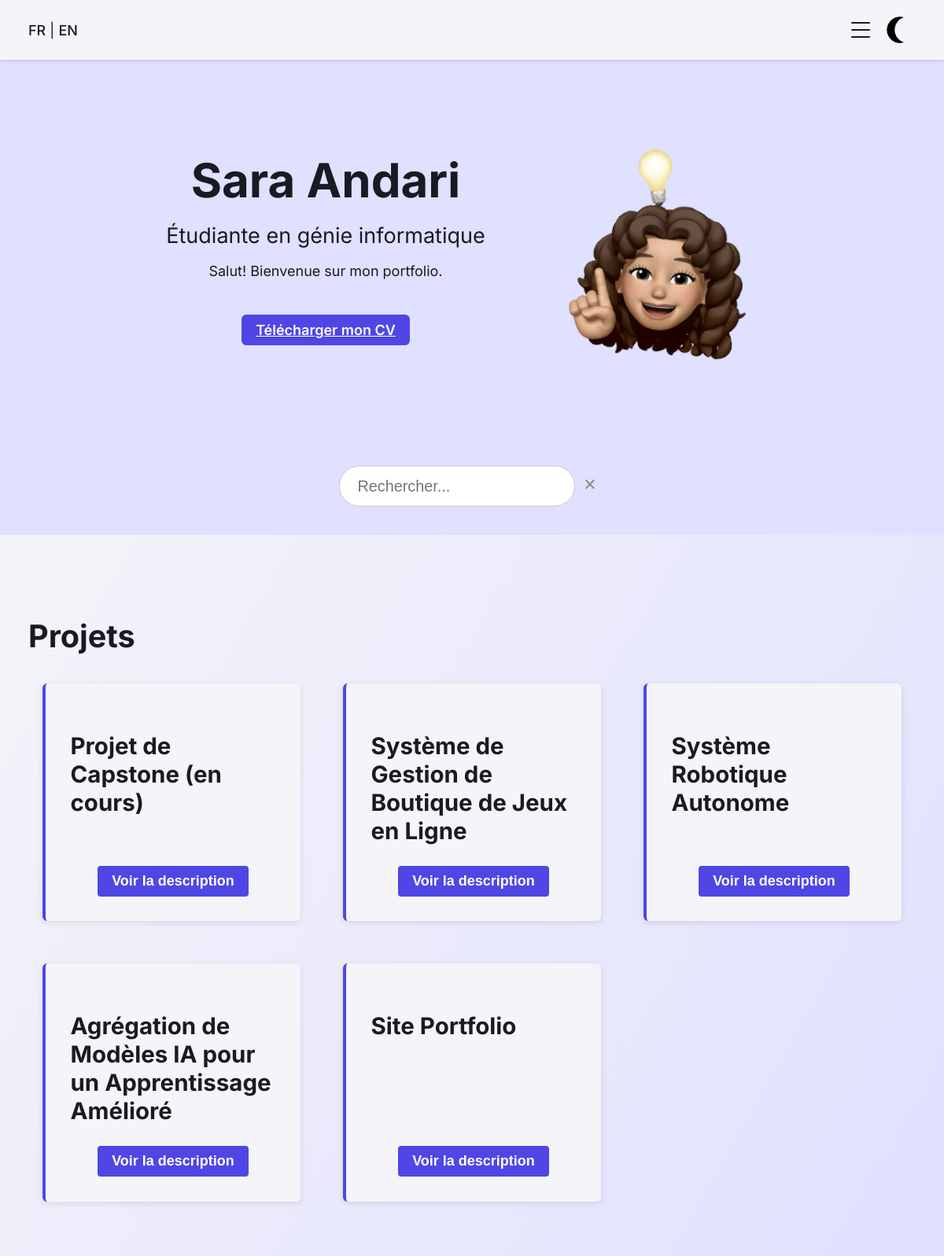
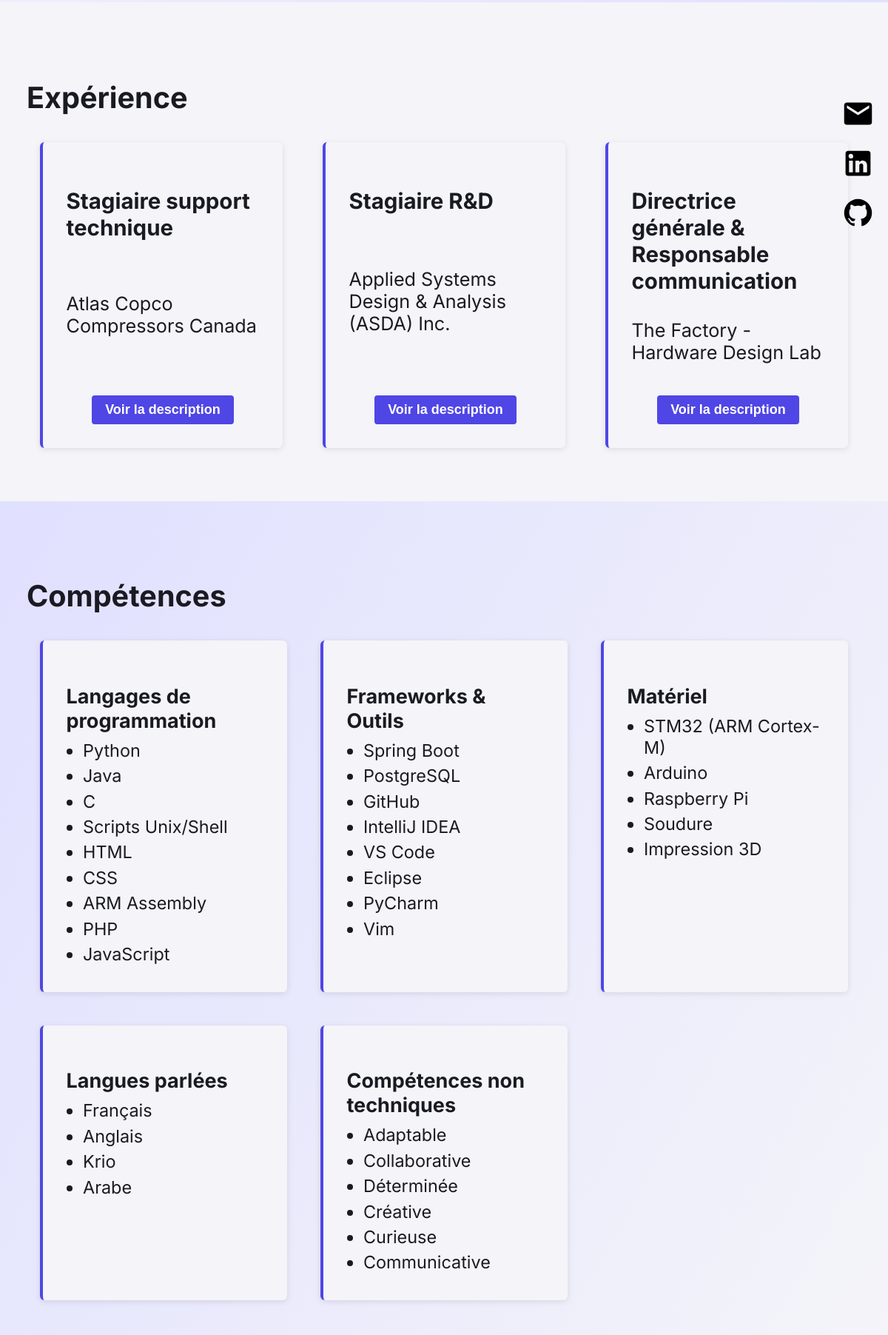
The page / (upper part) on the database its author committed (2 pictures, top to bottom).
### tables this page shows
CREATE TABLE projects (
        id INTEGER PRIMARY KEY AUTOINCREMENT,
        title_en TEXT NOT NULL,
        title_fr TEXT NOT NULL,
        description_en TEXT NOT NULL,
        description_fr TEXT NOT NULL,
        link TEXT NOT NULL
    );

### lang/trad.php (called while the page is built, shortened)
<?php
$lang = $_COOKIE['lang'] ?? 'fr';
$t = include __DIR__ . "/{$lang}.php";

### index.php (the view, shortened to what this page needs)
<?php
require_once __DIR__ . '/lang/trad.php';
$db           = Database::getInstance();
$allProjects  = $db
  ->query("SELECT * FROM projects ORDER BY id ASC")
  ->fetchAll(PDO::FETCH_ASSOC);
$search    = trim($_GET['q'] ?? '');
$projects  = $allProjects;
?><!DOCTYPE html>
<html lang="<?=htmlspecialchars($lang)?>">
<head>
  <link rel="stylesheet" href="assets/css/style.css">
</head>
<body>
  <?php include __DIR__ . '/includes/header.php'; ?>
  <div class="social-fixed">
    <a href="mailto:sara.andari@icloud.com" aria-label="Email">
      <img src="assets/icons/email.svg" class="icon" alt="">
    </a>
    <a href="https://www.linkedin.com/in/sara-andari" target="_blank" aria-label="LinkedIn">
      <img src="assets/icons/linkedin.svg" class="icon" alt="">
    </a>
    <a href="https://github.com/sara14and" target="_blank" aria-label="GitHub">
      <img src="assets/icons/github.svg" class="icon" alt="">
    </a>
  </div>
  <section id="hero" class="hero">
    <div class="hero-wrapper">
      <div class="hero-left">
        <h1><?= htmlspecialchars($t['welcome']) ?></h1>
        <p class="hero-subtitle"><?= htmlspecialchars($t['subtitle']) ?></p>
        <p><?= htmlspecialchars($t['hello']) ?></p>
        <a class="btn-cv hero-cv" href="SaraAndariCV2025.pdf" download>
          <?= htmlspecialchars($t['download_cv']) ?>
        </a>
      </div>
      <div class="hero-right">
        <img id="emojiFloat" src="assets/photos/memoji2.png" alt="<?= htmlspecialchars($t['welcome']) ?>">
      </div>
    </div>
  </section>
    <section id="search-bar">
    <form id="searchForm" method="GET" action="" aria-label="Global search">
      <input
        type="text"
        name="q"
        id="globalSearch"
        value="<?= htmlspecialchars($search) ?>"
        placeholder="<?= htmlspecialchars($t['search_placeholder'] ?? 'Search…') ?>"
        aria-describedby="matchInfo"
        autocomplete="off"
      >
      <button
        type="button"
        id="resetSearch"
        aria-label="<?= htmlspecialchars($t['reset_search'] ?? 'Reset search') ?>"
      >×</button>
    </form>
  </section>
  <section id="projects">
    <div class="section-wrapper">
      <h2><?= htmlspecialchars($t['nav']['projects']) ?></h2>
      <div class="projects-grid">
        <?php foreach ($projects as $p): ?>
          <div class="card" data-id="<?= $p['id'] ?>">
            <div class="card-content">
              <h3><?= htmlspecialchars($p["title_$lang"]) ?></h3>
              <button class="btn-view-desc" type="button">
                <?= htmlspecialchars($t['view_desc']) ?>
              </button>
            </div>
          </div>
        <?php endforeach; ?>
      </div>
    </div>
  </section>
  <section id="experience">
    <div class="section-wrapper">
      <h2><?=htmlspecialchars($t['nav']['experience'])?></h2>
      <div class="projects-grid">
        <?php foreach($t['experience_data'] as $key => $exp): ?>
          <div class="card" data-key="<?=htmlspecialchars($key)?>">
            <div class="card-content">
              <h3><?=htmlspecialchars($exp['role'])?></h3>
              <p><?=htmlspecialchars($exp['company'])?></p>
              <button class="btn-view-desc-exp" type="button">
                <?=htmlspecialchars($t['view_desc'])?>
              </button>
            </div>
          </div>
        <?php endforeach; ?>
      </div>
    </div>
  </section>
  <section id="skills">
    <div class="section-wrapper">
      <h2><?=htmlspecialchars($t['skills'])?></h2>
      <div class="projects-grid">
        <?php foreach($t['skills_data'] as $grp): ?>
          <div class="card">
            <div class="card-content">
              <h3><?=htmlspecialchars($grp['label'])?></h3>
              <ul>
                <?php foreach($grp['items'] as $it): ?>
                  <li><?=htmlspecialchars($it)?></li>
                <?php endforeach; ?>
              </ul>
            </div>
          </div>
        <?php endforeach; ?>
      </div>
    </div>
  </section>
</body>
</html>

### includes/header.php (shortened to what this page needs)
<header class="site-header">
  <div class="nav">
    <div class="lang-switch">
      <a href="lang.php?lang=fr">FR</a> |
      <a href="lang.php?lang=en">EN</a>
    </div>
    <div class="nav-right">
    <button id="menu-toggle" aria-label="Ouvrir le menu">
    <span class="bar"></span>
    <span class="bar"></span>
    <span class="bar"></span>
    </button>
      <button id="theme-toggle"
              aria-label="<?= htmlspecialchars($t['theme_dark_label']) ?>">
      </button>
    </div>
  </div>
</header>

### rows shown on the page
projects: title_fr "Projet de Capstone (en cours)"
projects: title_fr "Système de Gestion de Boutique de Jeux en Ligne"
projects: title_fr "Système Robotique Autonome"
projects: title_fr "Agrégation de Modèles IA pour un Apprentissage Amélioré"
projects: title_fr "Site Portfolio"

### other values the page prints
$t['welcome'] "Sara Andari"
$t['subtitle'] "Étudiante en génie informatique"
$t['hello'] "Salut! Bienvenue sur mon portfolio."
$t['download_cv'] "Télécharger mon CV"
$t['nav']['projects'] "Projets"
$t['nav']['experience'] "Expérience"
$exp['role'] "Stagiaire support technique"
$exp['company'] "Atlas Copco Compressors Canada"
$t['view_desc'] "Voir la description"
$exp['role'] "Stagiaire R&D"
$exp['company'] "Applied Systems Design & Analysis (ASDA) Inc."
$exp['role'] "Directrice générale & Responsable communication"
$exp['company'] "The Factory - Hardware Design Lab"
$t['skills'] "Compétences"
$grp['label'] "Langages de programmation"
